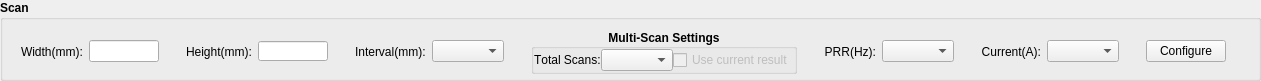
     <widget class="QGroupBox" name="groupBoxScan">
      <property name="geometry">
       <rect>
        <x>10</x>
        <y>140</y>
        <width>1261</width>
        <height>81</height>
       </rect>
      </property>
      <property name="font">
       <font>
        <weight>75</weight>
        <bold>true</bold>
       </font>
      </property>
      <property name="title">
       <string>Scan</string>
      </property>
      <widget class="QWidget" name="layoutWidget">
       <property name="geometry">
        <rect>
         <x>0</x>
         <y>20</y>
         <width>1251</width>
         <height>63</height>
        </rect>
       </property>
       <layout class="QHBoxLayout" name="horizontalLayout_30">
        <item>
         <layout class="QHBoxLayout" name="horizontalLayout">
          <item>
           <widget class="QLabel" name="labelScanWidth">
            <property name="sizePolicy">
             <sizepolicy hsizetype="Fixed" vsizetype="Preferred">
              <horstretch>0</horstretch>
              <verstretch>0</verstretch>
             </sizepolicy>
            </property>
            <property name="font">
             <font>
              <weight>50</weight>
              <bold>false</bold>
             </font>
            </property>
            <property name="text">
             <string>Width(mm):</string>
            </property>
           </widget>
          </item>
          <item>
           <widget class="QLineEdit" name="lineEditScanWidth">
            <property name="sizePolicy">
             <sizepolicy hsizetype="Fixed" vsizetype="Fixed">
              <horstretch>0</horstretch>
              <verstretch>0</verstretch>
             </sizepolicy>
            </property>
            <property name="maximumSize">
             <size>
              <width>70</width>
              <height>22</height>
             </size>
            </property>
            <property name="font">
             <font>
              <weight>50</weight>
              <bold>false</bold>
             </font>
            </property>
            <property name="toolTip">
             <string>Valid range: 50mm~700mm - Increment: 10mm</string>
            </property>
            <property name="statusTip">
             <string>Width of scan area. Valid range: 50mm~500mm - Increment: 10mm</string>
            </property>
            <property name="maxLength">
             <number>5</number>
            </property>
            <property name="alignment">
             <set>Qt::AlignRight|Qt::AlignTrailing|Qt::AlignVCenter</set>
            </property>
           </widget>
          </item>
         </layout>
        </item>
        <item>
         <layout class="QHBoxLayout" name="horizontalLayout_4">
          <item>
           <widget class="QLabel" name="labelScanHeight">
            <property name="sizePolicy">
             <sizepolicy hsizetype="Fixed" vsizetype="Preferred">
              <horstretch>0</horstretch>
              <verstretch>0</verstretch>
             </sizepolicy>
            </property>
            <property name="font">
             <font>
              <weight>50</weight>
              <bold>false</bold>
             </font>
            </property>
            <property name="text">
             <string>Height(mm):</string>
            </property>
           </widget>
          </item>
          <item>
           <widget class="QLineEdit" name="lineEditScanHeight">
            <property name="sizePolicy">
             <sizepolicy hsizetype="Fixed" vsizetype="Fixed">
              <horstretch>0</horstretch>
              <verstretch>0</verstretch>
             </sizepolicy>
            </property>
            <property name="maximumSize">
             <size>
              <width>70</width>
              <height>20</height>
             </size>
            </property>
            <property name="font">
             <font>
              <weight>50</weight>
              <bold>false</bold>
             </font>
            </property>
            <property name="toolTip">
             <string>Valid range: 50mm~700mm - Increment: 10mm</string>
            </property>
            <property name="toolTipDuration">
             <number>1000</number>
            </property>
            <property name="statusTip">
             <string notr="true">Height of scan area. Valid range: 50mm~500mm - Increment: 10mm</string>
            </property>
            <property name="maxLength">
             <number>5</number>
            </property>
            <property name="frame">
             <bool>true</bool>
            </property>
            <property name="alignment">
             <set>Qt::AlignRight|Qt::AlignTrailing|Qt::AlignVCenter</set>
            </property>
            <property name="cursorMoveStyle">
             <enum>Qt::VisualMoveStyle</enum>
            </property>
            <property name="clearButtonEnabled">
             <bool>false</bool>
            </property>
           </widget>
          </item>
         </layout>
        </item>
        <item>
         <layout class="QHBoxLayout" name="horizontalLayout_7">
          <item>
           <widget class="QLabel" name="labelScanInterval">
            <property name="sizePolicy">
             <sizepolicy hsizetype="Fixed" vsizetype="Preferred">
              <horstretch>0</horstretch>
              <verstretch>0</verstretch>
             </sizepolicy>
            </property>
            <property name="font">
             <font>
              <weight>50</weight>
              <bold>false</bold>
             </font>
            </property>
            <property name="text">
             <string>Interval(mm):</string>
            </property>
           </widget>
          </item>
          <item>
           <widget class="QComboBox" name="enumScanInterval">
            <property name="sizePolicy">
             <sizepolicy hsizetype="Fixed" vsizetype="Fixed">
              <horstretch>0</horstretch>
              <verstretch>0</verstretch>
             </sizepolicy>
            </property>
            <property name="font">
             <font>
              <weight>50</weight>
              <bold>false</bold>
             </font>
            </property>
           </widget>
          </item>
         </layout>
        </item>
        <item>
         <layout class="QHBoxLayout" name="horizontalLayout_27">
          <item>
           <widget class="QGroupBox" name="groupBoxMultiScan">
            <property name="font">
             <font>
              <kerning>false</kerning>
             </font>
            </property>
            <property name="title">
             <string notr="true">Multi-Scan Settings</string>
            </property>
            <property name="alignment">
             <set>Qt::AlignCenter</set>
            </property>
            <property name="flat">
             <bool>false</bool>
            </property>
            <layout class="QHBoxLayout" name="horizontalLayout_11">
             <property name="spacing">
              <number>0</number>
             </property>
             <property name="sizeConstraint">
              <enum>QLayout::SetFixedSize</enum>
             </property>
             <property name="leftMargin">
              <number>0</number>
             </property>
             <property name="topMargin">
              <number>0</number>
             </property>
             <property name="rightMargin">
              <number>0</number>
             </property>
             <property name="bottomMargin">
              <number>0</number>
             </property>
             <item>
              <layout class="QHBoxLayout" name="horizontalLayout_10">
               <item>
                <layout class="QHBoxLayout" name="horizontalLayout_8">
                 <item>
                  <widget class="QLabel" name="labelScanInterval_2">
                   <property name="font">
                    <font>
                     <weight>50</weight>
                     <bold>false</bold>
                    </font>
                   </property>
                   <property name="toolTip">
                    <string>Total number of scans to be done for the inspection.</string>
                   </property>
                   <property name="statusTip">
                    <string>Total number of scans to be done for the inspection.</string>
                   </property>
                   <property name="text">
                    <string>Total Scans:</string>
                   </property>
                  </widget>
                 </item>
                 <item>
                  <widget class="QComboBox" name="enumTotalScans">
                   <property name="font">
                    <font>
                     <weight>50</weight>
                     <bold>false</bold>
                    </font>
                   </property>
                   <property name="toolTip">
                    <string>Total number of scans to be done for the inspection.</string>
                   </property>
                   <property name="statusTip">
                    <string>Total number of scans to be done for the inspection.</string>
                   </property>
                  </widget>
                 </item>
                </layout>
               </item>
               <item>
                <widget class="QCheckBox" name="checkBox_useCurrentResults">
                 <property name="enabled">
                  <bool>false</bool>
                 </property>
                 <property name="font">
                  <font>
                   <weight>50</weight>
                   <bold>false</bold>
                  </font>
                 </property>
                 <property name="statusTip">
                  <string>Current result will be combined with the results of the next inspection.</string>
                 </property>
                 <property name="text">
                  <string>Use current result</string>
                 </property>
                </widget>
               </item>
              </layout>
             </item>
            </layout>
           </widget>
          </item>
         </layout>
        </item>
        <item>
         <layout class="QHBoxLayout" name="horizontalLayout_9">
          <item>
           <widget class="QLabel" name="label_16">
            <property name="sizePolicy">
             <sizepolicy hsizetype="Fixed" vsizetype="Preferred">
              <horstretch>0</horstretch>
              <verstretch>0</verstretch>
             </sizepolicy>
            </property>
            <property name="minimumSize">
             <size>
              <width>0</width>
              <height>0</height>
             </size>
            </property>
            <property name="font">
             <font>
              <weight>50</weight>
              <bold>false</bold>
             </font>
            </property>
            <property name="text">
             <string>PRR(Hz):</string>
            </property>
            <property name="alignment">
             <set>Qt::AlignRight|Qt::AlignTrailing|Qt::AlignVCenter</set>
            </property>
           </widget>
          </item>
          <item>
           <widget class="QComboBox" name="enumPRF">
            <property name="sizePolicy">
             <sizepolicy hsizetype="Fixed" vsizetype="Fixed">
              <horstretch>0</horstretch>
              <verstretch>0</verstretch>
             </sizepolicy>
            </property>
            <property name="minimumSize">
             <size>
              <width>55</width>
              <height>0</height>
             </size>
            </property>
            <property name="font">
             <font>
              <weight>50</weight>
              <bold>false</bold>
             </font>
            </property>
           </widget>
          </item>
         </layout>
        </item>
        <item>
         <layout class="QHBoxLayout" name="horizontalLayout_22">
          <item>
           <widget class="QLabel" name="label_17">
            <property name="sizePolicy">
             <sizepolicy hsizetype="Fixed" vsizetype="Preferred">
              <horstretch>0</horstretch>
              <verstretch>0</verstretch>
             </sizepolicy>
            </property>
            <property name="minimumSize">
             <size>
              <width>0</width>
              <height>0</height>
             </size>
            </property>
            <property name="font">
             <font>
              <weight>50</weight>
              <bold>false</bold>
             </font>
            </property>
            <property name="text">
             <string>Current(A):</string>
            </property>
            <property name="alignment">
             <set>Qt::AlignRight|Qt::AlignTrailing|Qt::AlignVCenter</set>
            </property>
           </widget>
          </item>
          <item>
           <widget class="QComboBox" name="enumCurrent">
            <property name="sizePolicy">
             <sizepolicy hsizetype="Fixed" vsizetype="Fixed">
              <horstretch>0</horstretch>
              <verstretch>0</verstretch>
             </sizepolicy>
            </property>
            <property name="minimumSize">
             <size>
              <width>55</width>
              <height>0</height>
             </size>
            </property>
            <property name="font">
             <font>
              <weight>50</weight>
              <bold>false</bold>
             </font>
            </property>
           </widget>
          </item>
         </layout>
        </item>
        <item>
         <widget class="QPushButton" name="pushButtonLaserConfigPrfCurr">
          <property name="sizePolicy">
           <sizepolicy hsizetype="Fixed" vsizetype="Fixed">
            <horstretch>0</horstretch>
            <verstretch>0</verstretch>
           </sizepolicy>
          </property>
          <property name="font">
           <font>
            <weight>50</weight>
            <bold>false</bold>
           </font>
          </property>
          <property name="statusTip">
           <string>Configure the laser. </string>
          </property>
          <property name="text">
           <string>Configure</string>
          </property>
          <property name="checkable">
           <bool>false</bool>
          </property>
          <property name="checked">
           <bool>false</bool>
          </property>
         </widget>
        </item>
       </layout>
      </widget>
     </widget>
